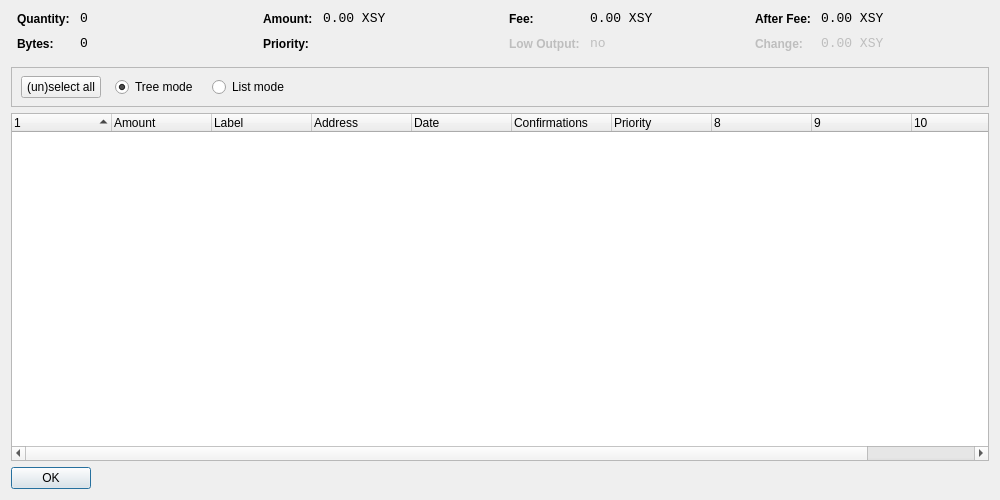
<?xml version="1.0" encoding="UTF-8"?>
<ui version="4.0">
 <class>CoinControlDialog</class>
 <widget class="QDialog" name="CoinControlDialog">
  <property name="geometry">
   <rect>
    <x>0</x>
    <y>0</y>
    <width>1000</width>
    <height>500</height>
   </rect>
  </property>
  <property name="windowTitle">
   <string>Coin Control</string>
  </property>
  <layout class="QVBoxLayout" name="verticalLayout">
   <item>
    <layout class="QHBoxLayout" name="horizontalLayoutTop" stretch="0,0,0,0">
     <property name="topMargin">
      <number>0</number>
     </property>
     <property name="bottomMargin">
      <number>10</number>
     </property>
     <item>
      <layout class="QFormLayout" name="formLayoutCoinControl1">
       <property name="horizontalSpacing">
        <number>10</number>
       </property>
       <property name="verticalSpacing">
        <number>10</number>
       </property>
       <property name="leftMargin">
        <number>6</number>
       </property>
       <property name="rightMargin">
        <number>6</number>
       </property>
       <item row="0" column="0">
        <widget class="QLabel" name="labelCoinControlQuantityText">
         <property name="styleSheet">
          <string notr="true">font-weight:bold;</string>
         </property>
         <property name="text">
          <string>Quantity:</string>
         </property>
        </widget>
       </item>
       <item row="0" column="1">
        <widget class="QLabel" name="labelCoinControlQuantity">
         <property name="font">
          <font>
           <family>Monospace</family>
           <pointsize>10</pointsize>
          </font>
         </property>
         <property name="cursor">
          <cursorShape>IBeamCursor</cursorShape>
         </property>
         <property name="contextMenuPolicy">
          <enum>Qt::ActionsContextMenu</enum>
         </property>
         <property name="text">
          <string notr="true">0</string>
         </property>
         <property name="textInteractionFlags">
          <set>Qt::LinksAccessibleByMouse|Qt::TextSelectableByKeyboard|Qt::TextSelectableByMouse</set>
         </property>
        </widget>
       </item>
       <item row="1" column="0">
        <widget class="QLabel" name="labelCoinControlBytesText">
         <property name="styleSheet">
          <string notr="true">font-weight:bold;</string>
         </property>
         <property name="text">
          <string>Bytes:</string>
         </property>
        </widget>
       </item>
       <item row="1" column="1">
        <widget class="QLabel" name="labelCoinControlBytes">
         <property name="font">
          <font>
           <family>Monospace</family>
           <pointsize>10</pointsize>
          </font>
         </property>
         <property name="cursor">
          <cursorShape>IBeamCursor</cursorShape>
         </property>
         <property name="contextMenuPolicy">
          <enum>Qt::ActionsContextMenu</enum>
         </property>
         <property name="text">
          <string notr="true">0</string>
         </property>
         <property name="textInteractionFlags">
          <set>Qt::LinksAccessibleByMouse|Qt::TextSelectableByKeyboard|Qt::TextSelectableByMouse</set>
         </property>
        </widget>
       </item>
      </layout>
     </item>
     <item>
      <layout class="QFormLayout" name="formLayoutCoinControl2">
       <property name="horizontalSpacing">
        <number>10</number>
       </property>
       <property name="verticalSpacing">
        <number>10</number>
       </property>
       <property name="leftMargin">
        <number>6</number>
       </property>
       <property name="rightMargin">
        <number>6</number>
       </property>
       <item row="0" column="0">
        <widget class="QLabel" name="labelCoinControlAmountText">
         <property name="styleSheet">
          <string notr="true">font-weight:bold;</string>
         </property>
         <property name="text">
          <string>Amount:</string>
         </property>
        </widget>
       </item>
       <item row="0" column="1">
        <widget class="QLabel" name="labelCoinControlAmount">
         <property name="font">
          <font>
           <family>Monospace</family>
           <pointsize>10</pointsize>
          </font>
         </property>
         <property name="cursor">
          <cursorShape>IBeamCursor</cursorShape>
         </property>
         <property name="contextMenuPolicy">
          <enum>Qt::ActionsContextMenu</enum>
         </property>
         <property name="text">
          <string notr="true">0.00 XSY</string>
         </property>
         <property name="textInteractionFlags">
          <set>Qt::LinksAccessibleByMouse|Qt::TextSelectableByKeyboard|Qt::TextSelectableByMouse</set>
         </property>
        </widget>
       </item>
       <item row="1" column="0">
        <widget class="QLabel" name="labelCoinControlPriorityText">
         <property name="styleSheet">
          <string notr="true">font-weight:bold;</string>
         </property>
         <property name="text">
          <string>Priority:</string>
         </property>
        </widget>
       </item>
       <item row="1" column="1">
        <widget class="QLabel" name="labelCoinControlPriority">
         <property name="font">
          <font>
           <family>Monospace</family>
           <pointsize>10</pointsize>
          </font>
         </property>
         <property name="cursor">
          <cursorShape>IBeamCursor</cursorShape>
         </property>
         <property name="contextMenuPolicy">
          <enum>Qt::ActionsContextMenu</enum>
         </property>
         <property name="text">
          <string/>
         </property>
         <property name="textInteractionFlags">
          <set>Qt::LinksAccessibleByMouse|Qt::TextSelectableByKeyboard|Qt::TextSelectableByMouse</set>
         </property>
        </widget>
       </item>
      </layout>
     </item>
     <item>
      <layout class="QFormLayout" name="formLayoutCoinControl3">
       <property name="horizontalSpacing">
        <number>10</number>
       </property>
       <property name="verticalSpacing">
        <number>10</number>
       </property>
       <property name="leftMargin">
        <number>6</number>
       </property>
       <property name="rightMargin">
        <number>6</number>
       </property>
       <item row="0" column="0">
        <widget class="QLabel" name="labelCoinControlFeeText">
         <property name="styleSheet">
          <string notr="true">font-weight:bold;</string>
         </property>
         <property name="text">
          <string>Fee:</string>
         </property>
        </widget>
       </item>
       <item row="0" column="1">
        <widget class="QLabel" name="labelCoinControlFee">
         <property name="font">
          <font>
           <family>Monospace</family>
           <pointsize>10</pointsize>
          </font>
         </property>
         <property name="cursor">
          <cursorShape>IBeamCursor</cursorShape>
         </property>
         <property name="contextMenuPolicy">
          <enum>Qt::ActionsContextMenu</enum>
         </property>
         <property name="text">
          <string notr="true">0.00 XSY</string>
         </property>
         <property name="textInteractionFlags">
          <set>Qt::LinksAccessibleByMouse|Qt::TextSelectableByKeyboard|Qt::TextSelectableByMouse</set>
         </property>
        </widget>
       </item>
       <item row="1" column="0">
        <widget class="QLabel" name="labelCoinControlLowOutputText">
         <property name="enabled">
          <bool>false</bool>
         </property>
         <property name="styleSheet">
          <string notr="true">font-weight:bold;</string>
         </property>
         <property name="text">
          <string>Low Output:</string>
         </property>
        </widget>
       </item>
       <item row="1" column="1">
        <widget class="QLabel" name="labelCoinControlLowOutput">
         <property name="enabled">
          <bool>false</bool>
         </property>
         <property name="font">
          <font>
           <family>Monospace</family>
           <pointsize>10</pointsize>
          </font>
         </property>
         <property name="cursor">
          <cursorShape>IBeamCursor</cursorShape>
         </property>
         <property name="contextMenuPolicy">
          <enum>Qt::ActionsContextMenu</enum>
         </property>
         <property name="text">
          <string notr="true">no</string>
         </property>
         <property name="textInteractionFlags">
          <set>Qt::LinksAccessibleByMouse|Qt::TextSelectableByKeyboard|Qt::TextSelectableByMouse</set>
         </property>
        </widget>
       </item>
      </layout>
     </item>
     <item>
      <layout class="QFormLayout" name="formLayoutCoinControl4">
       <property name="horizontalSpacing">
        <number>10</number>
       </property>
       <property name="verticalSpacing">
        <number>10</number>
       </property>
       <property name="leftMargin">
        <number>6</number>
       </property>
       <property name="rightMargin">
        <number>6</number>
       </property>
       <item row="0" column="0">
        <widget class="QLabel" name="labelCoinControlAfterFeeText">
         <property name="styleSheet">
          <string notr="true">font-weight:bold;</string>
         </property>
         <property name="text">
          <string>After Fee:</string>
         </property>
        </widget>
       </item>
       <item row="0" column="1">
        <widget class="QLabel" name="labelCoinControlAfterFee">
         <property name="font">
          <font>
           <family>Monospace</family>
           <pointsize>10</pointsize>
          </font>
         </property>
         <property name="cursor">
          <cursorShape>IBeamCursor</cursorShape>
         </property>
         <property name="contextMenuPolicy">
          <enum>Qt::ActionsContextMenu</enum>
         </property>
         <property name="text">
          <string notr="true">0.00 XSY</string>
         </property>
         <property name="textInteractionFlags">
          <set>Qt::LinksAccessibleByMouse|Qt::TextSelectableByKeyboard|Qt::TextSelectableByMouse</set>
         </property>
        </widget>
       </item>
       <item row="1" column="0">
        <widget class="QLabel" name="labelCoinControlChangeText">
         <property name="enabled">
          <bool>false</bool>
         </property>
         <property name="styleSheet">
          <string notr="true">font-weight:bold;</string>
         </property>
         <property name="text">
          <string>Change:</string>
         </property>
        </widget>
       </item>
       <item row="1" column="1">
        <widget class="QLabel" name="labelCoinControlChange">
         <property name="enabled">
          <bool>false</bool>
         </property>
         <property name="font">
          <font>
           <family>Monospace</family>
           <pointsize>10</pointsize>
          </font>
         </property>
         <property name="cursor">
          <cursorShape>IBeamCursor</cursorShape>
         </property>
         <property name="contextMenuPolicy">
          <enum>Qt::ActionsContextMenu</enum>
         </property>
         <property name="text">
          <string notr="true">0.00 XSY</string>
         </property>
         <property name="textInteractionFlags">
          <set>Qt::LinksAccessibleByMouse|Qt::TextSelectableByKeyboard|Qt::TextSelectableByMouse</set>
         </property>
        </widget>
       </item>
      </layout>
     </item>
    </layout>
   </item>
   <item>
    <widget class="QFrame" name="frame">
     <property name="minimumSize">
      <size>
       <width>0</width>
       <height>40</height>
      </size>
     </property>
     <property name="frameShape">
      <enum>QFrame::StyledPanel</enum>
     </property>
     <property name="frameShadow">
      <enum>QFrame::Sunken</enum>
     </property>
     <widget class="QWidget" name="horizontalLayoutWidget">
      <property name="geometry">
       <rect>
        <x>10</x>
        <y>0</y>
        <width>781</width>
        <height>41</height>
       </rect>
      </property>
      <layout class="QHBoxLayout" name="horizontalLayoutPanel" stretch="0,0,0,0,0">
       <property name="spacing">
        <number>14</number>
       </property>
       <item>
        <widget class="QPushButton" name="pushButtonSelectAll">
         <property name="sizePolicy">
          <sizepolicy hsizetype="Maximum" vsizetype="Fixed">
           <horstretch>0</horstretch>
           <verstretch>0</verstretch>
          </sizepolicy>
         </property>
         <property name="text">
          <string>(un)select all</string>
         </property>
        </widget>
       </item>
       <item>
        <widget class="QRadioButton" name="radioTreeMode">
         <property name="sizePolicy">
          <sizepolicy hsizetype="Maximum" vsizetype="Fixed">
           <horstretch>0</horstretch>
           <verstretch>0</verstretch>
          </sizepolicy>
         </property>
         <property name="text">
          <string>Tree mode</string>
         </property>
         <property name="checked">
          <bool>true</bool>
         </property>
        </widget>
       </item>
       <item>
        <widget class="QRadioButton" name="radioListMode">
         <property name="sizePolicy">
          <sizepolicy hsizetype="Maximum" vsizetype="Fixed">
           <horstretch>0</horstretch>
           <verstretch>0</verstretch>
          </sizepolicy>
         </property>
         <property name="text">
          <string>List mode</string>
         </property>
        </widget>
       </item>
       <item>
        <spacer name="horizontalSpacer">
         <property name="orientation">
          <enum>Qt::Horizontal</enum>
         </property>
         <property name="sizeHint" stdset="0">
          <size>
           <width>40</width>
           <height>20</height>
          </size>
         </property>
        </spacer>
       </item>
      </layout>
     </widget>
    </widget>
   </item>
   <item>
    <widget class="CoinControlTreeWidget" name="treeWidget">
     <property name="contextMenuPolicy">
      <enum>Qt::CustomContextMenu</enum>
     </property>
     <property name="sortingEnabled">
      <bool>false</bool>
     </property>
     <property name="columnCount">
      <number>11</number>
     </property>
     <attribute name="headerShowSortIndicator" stdset="0">
      <bool>true</bool>
     </attribute>
     <attribute name="headerStretchLastSection">
      <bool>false</bool>
     </attribute>
     <column>
      <property name="text">
       <string/>
      </property>
     </column>
     <column>
      <property name="text">
       <string>Amount</string>
      </property>
     </column>
     <column>
      <property name="text">
       <string>Label</string>
      </property>
     </column>
     <column>
      <property name="text">
       <string>Address</string>
      </property>
     </column>
     <column>
      <property name="text">
       <string>Date</string>
      </property>
     </column>
     <column>
      <property name="text">
       <string>Confirmations</string>
      </property>
      <property name="toolTip">
       <string>Confirmed</string>
      </property>
     </column>
     <column>
      <property name="text">
       <string>Priority</string>
      </property>
     </column>
     <column>
      <property name="text">
       <string/>
      </property>
     </column>
     <column>
      <property name="text">
       <string/>
      </property>
     </column>
     <column>
      <property name="text">
       <string/>
      </property>
     </column>
     <column>
      <property name="text">
       <string/>
      </property>
     </column>
    </widget>
   </item>
   <item>
    <widget class="QDialogButtonBox" name="buttonBox">
     <property name="sizePolicy">
      <sizepolicy hsizetype="Maximum" vsizetype="Fixed">
       <horstretch>0</horstretch>
       <verstretch>0</verstretch>
      </sizepolicy>
     </property>
     <property name="orientation">
      <enum>Qt::Horizontal</enum>
     </property>
     <property name="standardButtons">
      <set>QDialogButtonBox::Ok</set>
     </property>
    </widget>
   </item>
  </layout>
 </widget>
 <customwidgets>
  <customwidget>
   <class>CoinControlTreeWidget</class>
   <extends>QTreeWidget</extends>
   <header>coincontroltreewidget.h</header>
  </customwidget>
 </customwidgets>
 <resources/>
 <connections/>
</ui>
